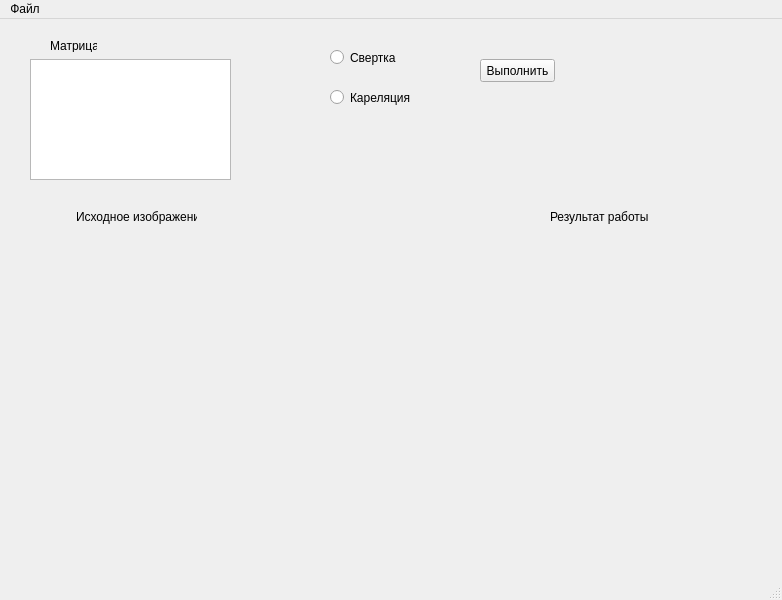
<?xml version="1.0" encoding="UTF-8"?>
<ui version="4.0">
 <class>MainWindow</class>
 <widget class="QMainWindow" name="MainWindow">
  <property name="geometry">
   <rect>
    <x>0</x>
    <y>0</y>
    <width>782</width>
    <height>600</height>
   </rect>
  </property>
  <property name="windowTitle">
   <string>MainWindow</string>
  </property>
  <widget class="QWidget" name="centralwidget">
   <widget class="QRadioButton" name="SvrtkaButton">
    <property name="geometry">
     <rect>
      <x>330</x>
      <y>30</y>
      <width>82</width>
      <height>17</height>
     </rect>
    </property>
    <property name="text">
     <string>Свертка</string>
    </property>
   </widget>
   <widget class="QRadioButton" name="KarelitiaButton">
    <property name="geometry">
     <rect>
      <x>330</x>
      <y>70</y>
      <width>82</width>
      <height>17</height>
     </rect>
    </property>
    <property name="text">
     <string>Кареляция</string>
    </property>
   </widget>
   <widget class="QPushButton" name="pushButton">
    <property name="geometry">
     <rect>
      <x>480</x>
      <y>40</y>
      <width>75</width>
      <height>23</height>
     </rect>
    </property>
    <property name="text">
     <string>Выполнить</string>
    </property>
   </widget>
   <widget class="QLabel" name="photo">
    <property name="geometry">
     <rect>
      <x>20</x>
      <y>220</y>
      <width>311</width>
      <height>321</height>
     </rect>
    </property>
    <property name="text">
     <string/>
    </property>
   </widget>
   <widget class="QLabel" name="photo_2">
    <property name="geometry">
     <rect>
      <x>416</x>
      <y>220</y>
      <width>351</width>
      <height>331</height>
     </rect>
    </property>
    <property name="text">
     <string/>
    </property>
   </widget>
   <widget class="QLabel" name="label">
    <property name="geometry">
     <rect>
      <x>76</x>
      <y>182</y>
      <width>121</width>
      <height>31</height>
     </rect>
    </property>
    <property name="text">
     <string>Исходное изображение</string>
    </property>
   </widget>
   <widget class="QLabel" name="label_2">
    <property name="geometry">
     <rect>
      <x>550</x>
      <y>190</y>
      <width>141</width>
      <height>16</height>
     </rect>
    </property>
    <property name="text">
     <string>Результат работы</string>
    </property>
   </widget>
   <widget class="QTextEdit" name="matrix">
    <property name="geometry">
     <rect>
      <x>30</x>
      <y>40</y>
      <width>201</width>
      <height>121</height>
     </rect>
    </property>
   </widget>
   <widget class="QLabel" name="label_3">
    <property name="geometry">
     <rect>
      <x>50</x>
      <y>20</y>
      <width>47</width>
      <height>13</height>
     </rect>
    </property>
    <property name="text">
     <string>Матрица</string>
    </property>
   </widget>
  </widget>
  <widget class="QMenuBar" name="menubar">
   <property name="geometry">
    <rect>
     <x>0</x>
     <y>0</y>
     <width>782</width>
     <height>21</height>
    </rect>
   </property>
   <widget class="QMenu" name="menu">
    <property name="title">
     <string>Файл</string>
    </property>
    <addaction name="actionBrowse"/>
    <addaction name="actionExit"/>
   </widget>
   <addaction name="menu"/>
  </widget>
  <widget class="QStatusBar" name="statusbar"/>
  <action name="actionBrowse">
   <property name="text">
    <string>Обзор</string>
   </property>
  </action>
  <action name="actionSave">
   <property name="text">
    <string>Сохранить</string>
   </property>
  </action>
  <action name="actionExit">
   <property name="text">
    <string>Выход</string>
   </property>
  </action>
 </widget>
 <resources/>
 <connections/>
</ui>
